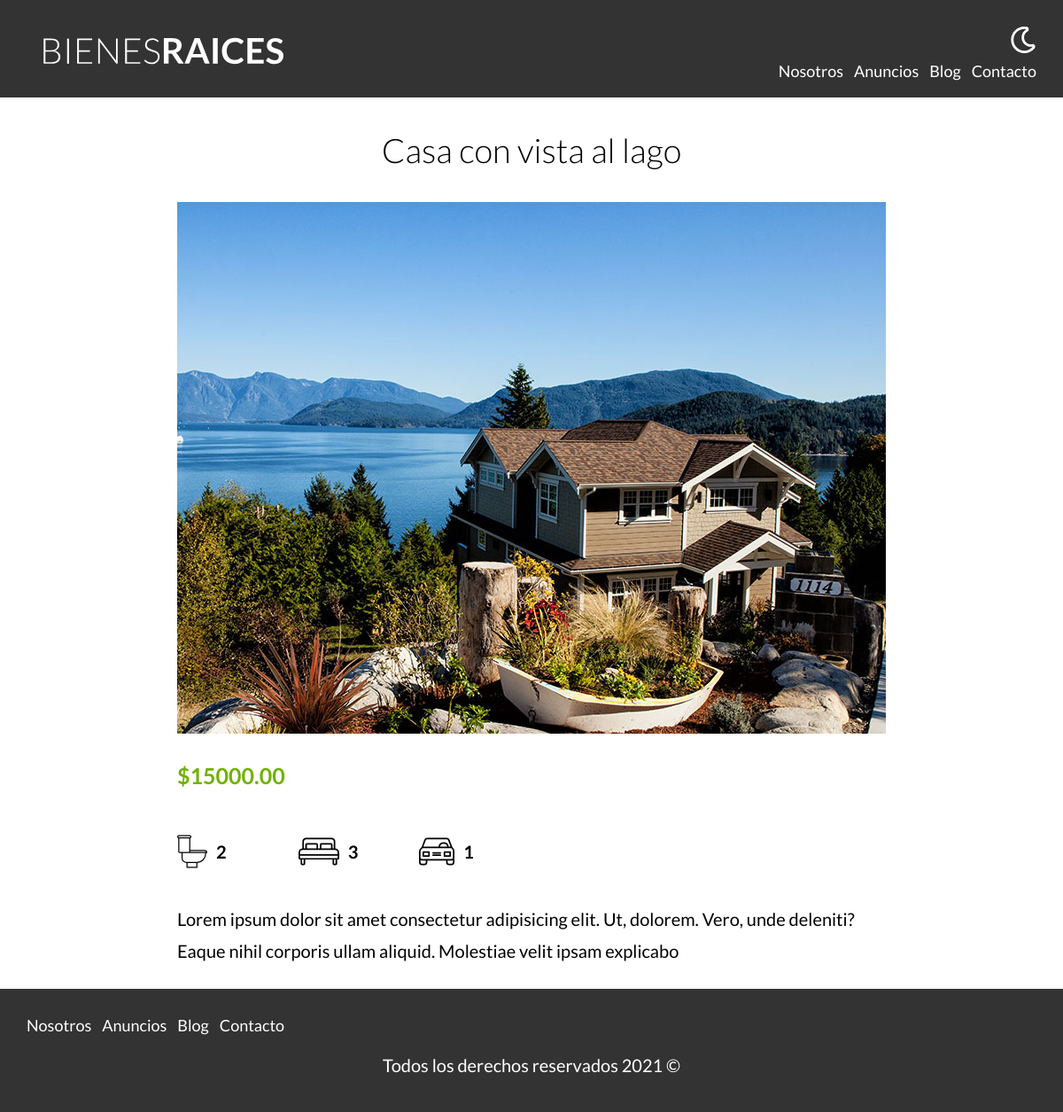
The page /anuncio.php?id=3 on the database its author committed.
### tables this page shows
CREATE TABLE `propiedades` (
  `id` int(11) NOT NULL AUTO_INCREMENT,
  `titulo` varchar(60) NOT NULL,
  `precio` decimal(10,2) NOT NULL,
  `imagen` varchar(200) NOT NULL,
  `descripcion` longtext NOT NULL,
  `habitaciones` int(1) NOT NULL,
  `wc` int(1) NOT NULL,
  `estacionamiento` int(1) NOT NULL,
  `vendedor_id` int(11) DEFAULT NULL,
  `creado` date DEFAULT NULL,
  PRIMARY KEY (`id`),
  KEY `vendedor_id_idx` (`vendedor_id`),
  CONSTRAINT `vendedor_id` FOREIGN KEY (`vendedor_id`) REFERENCES `vendedores` (`id`) ON DELETE NO ACTION ON UPDATE NO ACTION
);

### anuncio.php (the view, shortened to what this page needs)
<?php
    $db = conectarDB();
    $id = $_GET['id'];
    $id = filter_var($id, FILTER_VALIDATE_INT);
    $query = "SELECT * FROM propiedades WHERE id = ${id}";
    $consulta = mysqli_query($db, $query);
    $propiedad = mysqli_fetch_assoc($consulta);
?>
    <main class="contenedor seccion contenido-centrado">
        <h1><?php echo $propiedad['titulo'] ?></h1>
        <img src="imagenes/<?php echo $propiedad['imagen'] ?>" alt="<?php echo $propiedad['titulo'] ?>">
        <div class="resumen-propiedad">
            <p class="precio">$<?php echo $propiedad['precio'] ?></p>
            <ul class="iconos-caracteristicas">
                <li>
                    <img src="build/img/icono_wc.svg" alt="Icono baños">
                    <p><?php echo $propiedad['wc'] ?></p>
                </li>
                <li>
                    <img src="build/img/icono_dormitorio.svg" alt="Icono dormitorios">
                    <p><?php echo $propiedad['habitaciones'] ?></p>
                </li>
                <li>
                    <img src="build/img/icono_estacionamiento.svg" alt="Icono estacionamiento">
                    <p><?php echo $propiedad['estacionamiento'] ?></p>
                </li>
            </ul>
            <p><?php echo $propiedad['descripcion'] ?></p>
        </div>
    </main>

### build/css/app.css (style rules this page uses)
html { line-height:1.15;-webkit-text-size-adjust:100% }
body { margin:0 }
main { display:block }
h1 { font-size:2em;margin:.67em 0 }
img { border-style:none }
html { font-size:62.5%;box-sizing:border-box }
*,:after,:before { box-sizing:inherit }
body { font-family:Lato,sans-serif;font-size:1.6rem;line-height:1.8;transition:all .2s linear }
p { color:#000;font-size:2rem }
.contenedor { width:95%;max-width:120rem;margin:0 auto }
img,picture { width:100%;display:block }
h1,h2,h3 { font-family:Lato,sans-serif;margin:2.5rem 0;font-weight:300;text-align:center }
h1 { font-size:3.8rem }
.seccion { margin-top:2.5rem;margin-bottom:2.5rem }
.contenido-centrado { max-width:800px }
.iconos-caracteristicas { display:flex;gap:1rem;list-style:none;padding:0;max-width:40rem }
.iconos-caracteristicas li { flex:1;display:flex }
.iconos-caracteristicas li img { flex:0 0 3rem;margin-right:1rem }
.iconos-caracteristicas li p,.precio { font-weight:700 }
.precio { color:#71b100;font-size:2.5rem }

### rows shown on the page
propiedades: titulo "Casa con vista al lago", imagen (picture), precio "15000.00", wc "2", habitaciones "3", estacionamiento "1", descripcion "Lorem ipsum dolor sit amet consectetur adipisicing elit. Ut, dolorem. Vero, unde deleniti? Eaque nihil corporis ullam aliquid. Molestiae velit ipsam explicabo"
